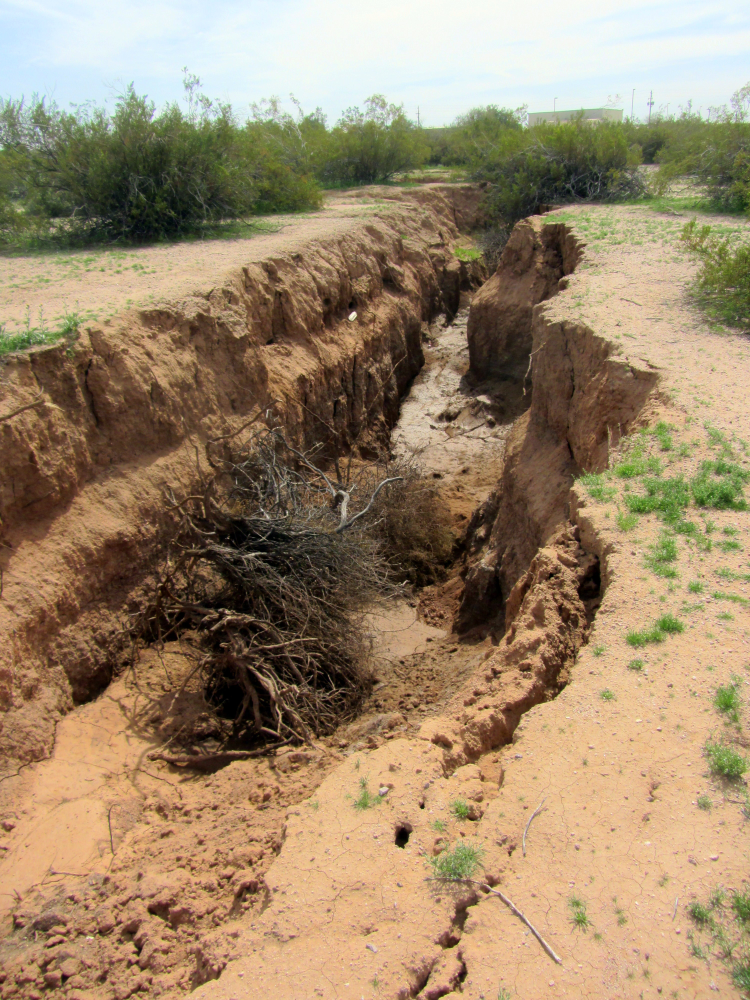
#> input picture assets/field_photos/Apache_01.JPG, 3000 x 4000 px, found by its file name (shown at 1/4 size); its folder holds 4 pictures in this run
$ python resize_img.py   (Python 2 division)   (older library calls are emulated)
#> lines starting #> are read from the running program, lines starting #| are printed output that depends on the picture
import Image
from os import listdir
from os.path import isfile, join

photo_path = "/Users/adrian/Documents/git/EarthFissureViewer/assets/field_photos"
resize_path = "/Users/adrian/Documents/git/EarthFissureViewer/assets/resized_field_photos"

def listFiles():
	these_files = [f for f in listdir(photo_path) if isfile(join(photo_path, f)) if not f.startswith('.')]
	return [join(photo_path, f) for f in these_files]

def resizeThemAll(file):
	file_name = file.rsplit('/', 1)[1]
	save_file = join(resize_path, file_name)
	img = Image.open(file)
#> img is the input picture: PIL image 3000x4000 RGB; mean R, G, B 156, 134.9, 106.6
	width, height = img.size
#> width = 3000; height = 4000
	if height > width:
		try:
			size = 600, 400
			img.thumbnail(size, Image.ANTIALIAS)
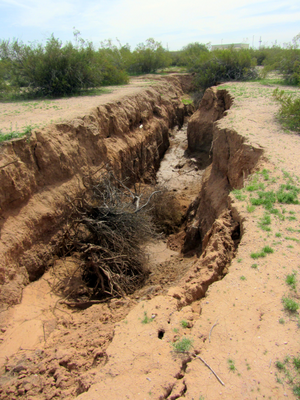
#> img: PIL image 300x400 RGB; mean R, G, B 156, 134.9, 106.5
			img.save(save_file, "JPEG")
		except IOError:
			print "Uh-oh spaghetti-o's"
	elif width > height:
		try:
			size = 400, 600
			img.thumbnail(size, Image.ANTIALIAS)
			img.save(save_file, "JPEG")
		except IOError:
			print "Dangerously Cheesy"
	else:
		try:
			size = 600, 600
			img.thumbnail(size, Image.ANTIALIAS)
			img.save(save_file, "JPEG")
		except IOError:
			print "Shamalamadingdong"

files = listFiles()

for file in files:
	resizeThemAll(file)
#> pass 2 of the loop `for file in files:`:
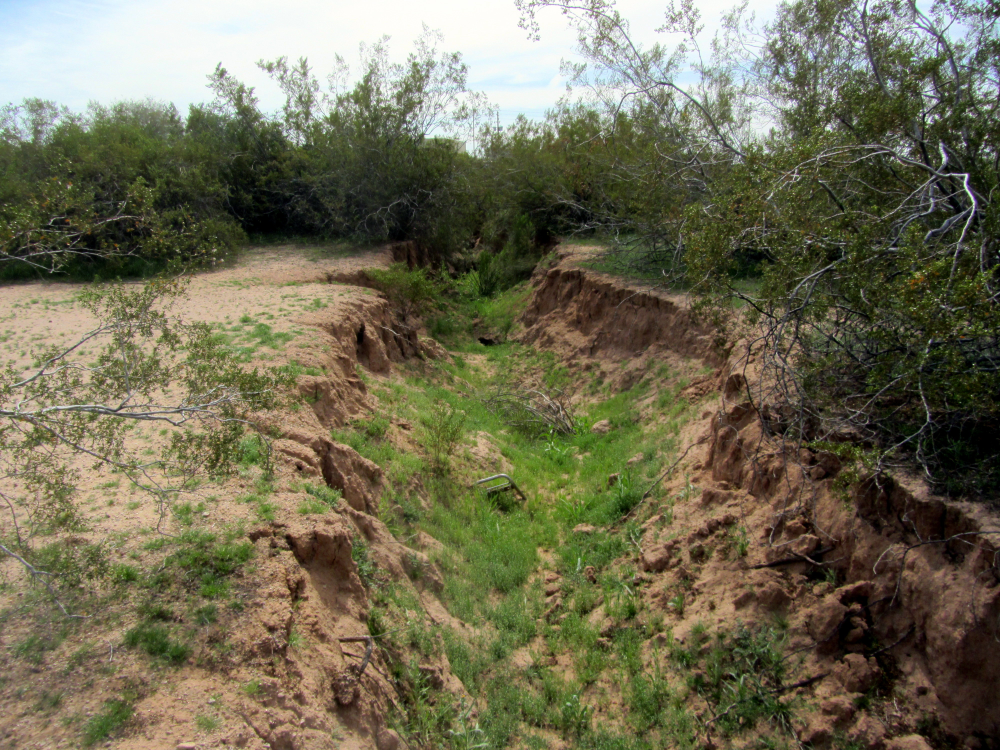
#> input picture assets/field_photos/Apache_02.JPG, 4000 x 3000 px, found by its file name (shown at 1/4 size)
#> in resizeThemAll, img is the input picture: PIL image 4000x3000 RGB; mean R, G, B 112, 108.4, 84
#> in resizeThemAll (call 2), `img.thumbnail(size, Image.ANTIALIAS)`:
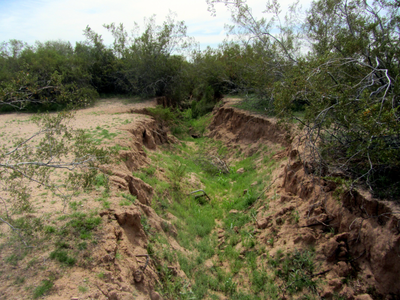
#> img: PIL image 400x300 RGB; mean R, G, B 112, 108.4, 84
#> pass 3 of the loop `for file in files:`:
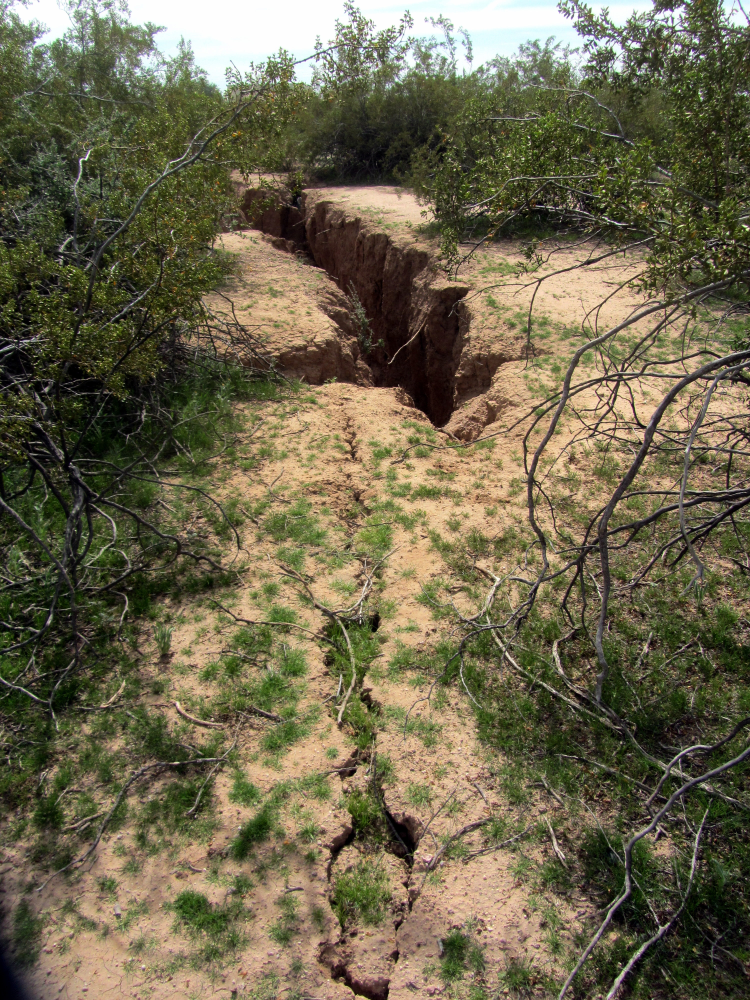
#> input picture assets/field_photos/Apache_03.JPG, 3000 x 4000 px, found by its file name (shown at 1/4 size)
#> in resizeThemAll, img is the input picture: PIL image 3000x4000 RGB; mean R, G, B 109.8, 102.6, 77.3
#> in resizeThemAll (call 3), `img.thumbnail(size, Image.ANTIALIAS)`:
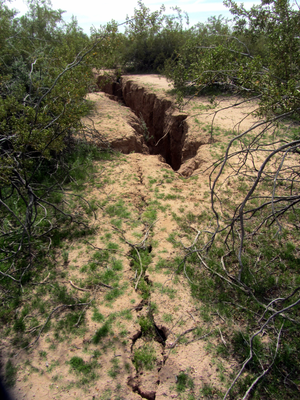
#> img: PIL image 300x400 RGB; mean R, G, B 109.8, 102.6, 77.3
#> the loop made 4 passes; the first 3 are shown
